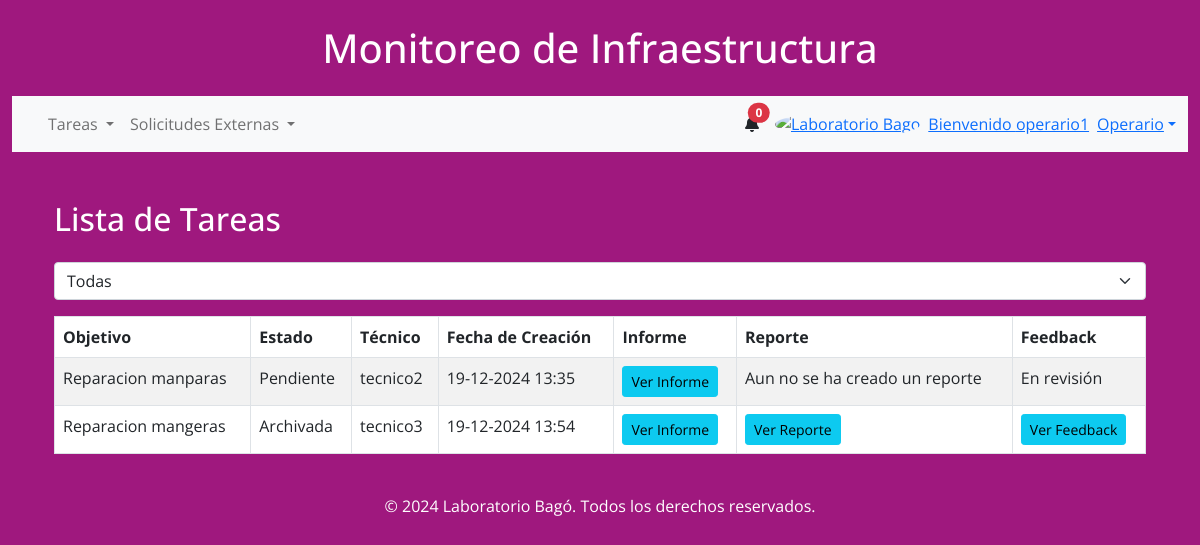
The page /internos/listar_tareas (signed in) on the database as committed earlier.
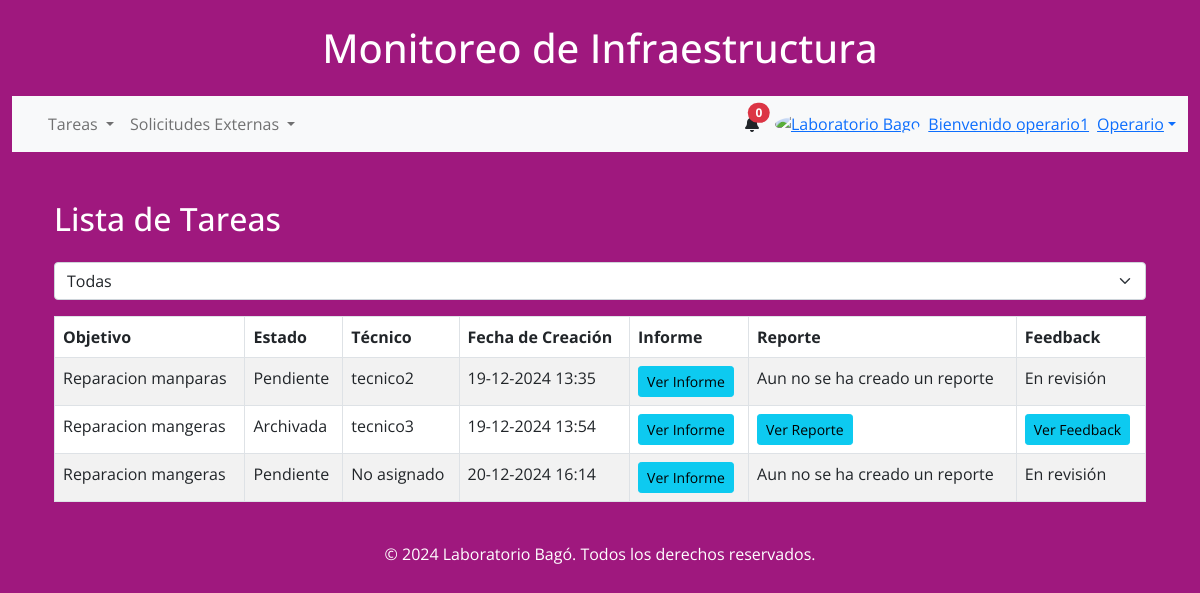
The same page on the database as committed later.
### internal_workers/models.py (models this page shows, shortened)
class Tarea(models.Model):
    informe = models.ForeignKey(Informe, on_delete=models.CASCADE)
    objetivo = models.TextField(null=True, blank=True)
    estado = models.ForeignKey(Estado, on_delete=models.SET_NULL, null=True, blank=True)
    asignado_a = models.ForeignKey(User, on_delete=models.SET_NULL, null=True, blank=True, related_name="tareas")
    creado_en = models.DateTimeField(auto_now_add=True)

class Estado(models.Model):
    nombre = models.CharField(max_length=50, unique=True)
    def __str__(self):
        return self.nombre

### internal_workers/views.py (the view)
# urls.py: path('listar_tareas', listar_tareas, name='listar_tareas'),
@login_required
def listar_tareas(request):
    estado_selec = request.GET.get('estado', 'todos')
    estados_validos = ['Pendiente', 'En Curso', 'Completada', 'Rechazada', 'Archivada']
    user_roles = request.user.groups.values_list('name', flat=True)
    is_superuser = request.user.is_superuser
    tareas = Tarea.objects.all()
    if not is_superuser:
        if 'Técnico' in user_roles:
            tareas = tareas.filter(asignado_a=request.user)
        elif 'Supervisor' in user_roles or 'Operario' in user_roles:
            tareas = tareas.filter(informe__usuario=request.user)
    if estado_selec != 'todos' and estado_selec in estados_validos:
        tareas = tareas.filter(estado__nombre=estado_selec)
    return render(request, "app/dashboard/listar_tareas.html", {
        'tareas': tareas,
        'estado_selec': estado_selec,
        'es_superusuario': is_superuser,
        'es_tecnico': 'Técnico' in user_roles,
        'es_supervisor': 'Supervisor' in user_roles,
        'es_operario': 'Operario' in user_roles,
    })

### app/context_processors.py (called while the page is built)
def user_groups(request):
    if request.user.is_authenticated:
        username = request.user.username
        grupos = request.user.groups.values_list('name', flat=True)
    else:
        username = None
        grupos = []
    return {
        'username': username,
        'grupos': grupos,
    }

def notificaciones(request):
    if request.user.is_authenticated:
        notificaciones = Notificacion.objects.filter(usuario=request.user, leido=False).order_by('-creado_en')[:3]
    else:
        notificaciones = []
    return {'notificaciones': notificaciones}

### app/templates/app/dashboard/listar_tareas.html (shortened to what the changed rows need)
{% extends '../base.html' %}
{% block content %}
<div class="container mt-5 text-white">
    <h2 class="mb-4">Lista de Tareas</h2>
    <div class="table-responsive">
        <table class="table table-bordered table-striped bg-white">
            <thead>
                <tr>
                    <th>Objetivo</th>
                    <th>Estado</th>
                    <th class="d-none d-sm-table-cell">Técnico</th>
                    <th>Fecha de Creación</th>
                    <th>Informe</th>
                    <th>Reporte</th>
                    <th>Feedback</th>
                </tr>
            </thead>
            <tbody>
                {% for tarea in tareas %}
                    <tr>
                        <td>{{ tarea.objetivo }}</td>
                        <td>{{ tarea.estado }}</td>
                        <td class="d-none d-sm-table-cell">
                            {% if tarea.asignado_a %}
                                {{ tarea.asignado_a.username }}
                            {% else %}
                                No asignado
                            {% endif %}
                        </td>
                        <td>{{ tarea.creado_en|date:"d-m-Y H:i" }}</td>
                        <td>
                            {% if tarea.informe %}
                                <a href="{% url 'detalle_informe' tarea.informe.id %}" class="btn btn-info btn-sm">Ver Informe</a>
                            {% else %}
                                Sin Informe
                            {% endif %}
                        </td>
                        <td>
                            {% if es_superusuario or es_operario or es_supervisor %}
                                {% if tarea.reporte_tarea %}
                                    <a href="{% url 'detalle_reporte' tarea.reporte_tarea.id %}" class="btn btn-info btn-sm">Ver Reporte</a>
                                {% else %}
                                    Aun no se ha creado un reporte
                                {% endif %}
                            {% elif es_tecnico %}
                                {% if tarea.reporte_tarea %}
                                    <a href="{% url 'detalle_reporte' tarea.reporte_tarea.id %}" class="btn btn-info btn-sm">Ver Reporte</a>
                                {% else %}
                                    <a href="{% url 'reporte' %}?tarea_id={{ tarea.id }}" class="btn btn-info btn-sm">Crear Reporte</a>
                                {% endif %}
                            {% else %}
                                Sin Reporte
                            {% endif %}
                        </td>
                        <td>
                            {% if es_superusuario %}
                                {% if tarea.feedbacktarea %}
                                    <a href="{% url 'detalle_feedback' tarea.feedbacktarea.id %}" class="btn btn-info btn-sm">Ver Feedback</a>
                                {% else %}
                                    No hay Feedback creado
                                {% endif %}
                            {% elif es_tecnico %}
                                {% if tarea.feedbacktarea %}
                                    <a href="{% url 'detalle_feedback' tarea.feedbacktarea.id %}" class="btn btn-info btn-sm">Ver Feedback</a>
                                {% else %}
                                    En revisión
                                {% endif %}
                            {% elif es_operario or es_supervisor %}
                                {% if tarea.reporte_tarea %}
                                    {% if tarea.feedbacktarea %}
                                        <a href="{% url 'detalle_feedback' tarea.feedbacktarea.id %}" class="btn btn-info btn-sm">Ver Feedback</a>
                                    {% else %}
                                        <a href="{% url 'feedback' tarea.id %}" class="btn btn-info">Crear Feedback</a>
                                    {% endif %}
                                {% else %}
                                    En revisión
                                {% endif %}
                            {% endif %}
                        </td>
                    </tr>
                {% empty %}
                    <tr>
                        <td colspan="7" class="text-center">No hay tareas disponibles.</td>
                    </tr>
                {% endfor %}
            </tbody>
        </table>
    </div>
</div>
{% endblock %}

### app/templates/app/base.html (shortened to what the changed rows need)
{% load static %}
<!DOCTYPE html>
<html lang="es">
    <head>
        <link
          href="https://cdnjs.cloudflare.com/ajax/libs/font-awesome/6.0.0/css/all.min.css"
          rel="stylesheet"
        />
        <link href="https://cdn.jsdelivr.net/npm/bootstrap@5.0.2/dist/css/bootstrap.min.css" rel="stylesheet">
        <link
          href="{% static 'css/style.css' %}"
          rel="stylesheet"
        />
    </head>
<body class="Body-base" style="font-family: 'Open Sans', sans-serif;">
    <div class="container-fluid">
    <header class="text-center my-4">
        <h1>Monitoreo de Infraestructura</h1>
    </header>
    <nav class="navbar navbar-expand-lg navbar-light bg-light">
        <div class="container-fluid">
            {% if user.is_authenticated %}
                <div class="dropdown">
                    <a
                        class="dropdown-toggle d-flex align-items-center"
                        href="#"
                        id="navbarDropdownMenuAvatar"
                        role="button"
                        data-bs-toggle="dropdown"
                        aria-expanded="false"
                    >
                        <img
                            src="https://bagochile.cl/wp-content/uploads/2023/05/cropped-SIMBOLO-LOGO-BAGO-OFF.jpg"
                            class="rounded-circle"
                            height="25"
                            alt="Laboratorio Bago"
                            loading="lazy"
                        />
                        {% if username %}
                        <span class="ms-2">Bienvenido {{ username }}</span>
                        {% if user.is_superuser %}
                            <span class="ms-2">Admin</span>
                        {% else %}
                            {% if grupos %}
                                {% for grupo in grupos %}
                                    <span class="ms-2">{{ grupo }}</span>
                                {% endfor %}
                            {% else %}
                                <span class="ms-2">Sin grupo</span>
                            {% endif %}
                        {% endif %}
                    {% endif %}
                    </a>
                </div>
                {% else %}
                <div>
                    <a href="{% url 'login' %}" class="btn btn-outline btn-rounded">Login</a>
                    <a href="{% url 'registro' %}" class="btn btn-outline btn-rounded">Registrarse</a>
                </div>
                {% endif %}
            </div>
        </div>
    <div class="container my-4">
        {% block content %}{% endblock content %}
    </div>
{% load sweetify %}
</body>
</html>

Rows that differ between the two databases and show on the page:
added Tarea: objetivo "Reparacion mangeras", estado "Pendiente", shows "No asignado", creado_en "20-12-2024 16:14", shows "Ver Informe", shows "Aun no se ha creado un reporte", shows "En revisión"
